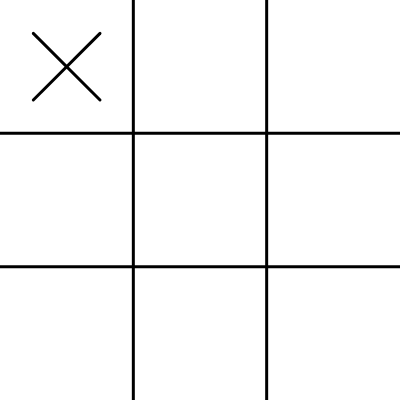
Frame 1 (no input)
Frame 2 (the mouse pressed at the canvas centre, redrawn once): identical to frame 1, image omitted

The p5.js sketch that drew this single still picture (run headless with seeded random() and noise() and a simulated clock; the mouse was pressed at the canvas centre and the sketch redrawn once):

// p5.js sketch
// ── sketch.js
// 0 = empty; 1 = X; -1 = O;
let board = [
  [0,0,0],
  [0,0,0],
  [0,0,0]
];

let bot = 1;
let human = -1;

let w;
let h;

// Game States
let winner = null;  // If there is winner game ends
let currentPlayer = bot;

function setup() {
  createCanvas(400, 400);

  w = width / 3;  // get width divided into three parts
  h = height / 3;  // get height divided into three parts

  aiMove();
  noLoop();
}

// function randomMove() {
//   if (currentPlayer == bot && winner === null) {
//     // Only when bot's turn
//     let valid = false; 

//     // Keep looping until empty space found
//     while(!valid){
//       let row = Math.floor(Math.random() * 3); // returns a random integer from 0 to 2 
//       let col = Math.floor(Math.random() * 3);

//       // If turn is valid (space not filled)
//       if (board[row][col] == 0) {
//         board[row][col] = bot;
        
//         // Check if move wins
//         checkWinner();
//         redraw();
        
//         if(winner === null) {
//           currentPlayer = human;
//         }
        
//         valid = true;  // set true to break out of loop
//       }
//     }
//   }
// }

function mouseClicked() {
  if (currentPlayer == human && winner === null) {
    // Only when human's turn is up
    let row = Math.floor(mouseY/h);  // Divide the mouse position in y axis by h and apply floor to get col index in array
    let col = Math.floor(mouseX/w);  // Divide the mouse position in x axis by w and apply floor to get row index in array

    // If turn is valid (space not filled) and the user didnt click outside canvas
    if (row < 3 && col < 3 && board[row][col] == 0) {
      board[row][col] = human;
      
      //Check if move wins
      checkWinner(); 
      redraw();
      
      if(winner === null) {
        currentPlayer = bot;
        aiMove();
      }
    }
  }
}

function checkWinner() {
  let openSpots;

  // Check Horizontal
  for (let i = 0; i < 3; i++) {
    // Add up row to see if winner. -3 means O wins. +3 means X wins. neither means no one wins
    let total = board[i][0] + board[i][1] + board[i][2];

    switch(total) {
      case -3:
        winner = "human";
        break;
      case 3:
        winner = "bot";
    }
  }

  // Check Vertical
  for (let i = 0; i < 3; i++) {
    // Add up row to see if winner. -3 means O wins. +3 means X wins. neither means no one wins
    let total = board[0][i] + board[1][i] + board[2][i];

    switch(total) {
      case -3:
        winner = "human";
        break;
      case 3:
        winner = "bot";
    }
  }

  // Check Diagnols
  let diagnol1 = board[0][0] + board[1][1] + board[2][2];
  let diagnol2 = board[0][2] + board[1][1] + board[2][0];

  switch(diagnol1) {
    case -3:
      winner = "human";
      break;
    case 3:
      winner = "bot";
  }

  switch(diagnol2) {
    case -3:
      winner = "human";
      break;
    case 3:
      winner = "bot";
  }

  // Check if Tie. If there is 0, there is open spot left. (Multiply all nums)
  let counter = 0;
  for (let i = 0; i < 3; i++) {
    let num = board[i][0] * board[i][1] * board[i][2];

    if(num !== 0) {
      counter++;
    }
  }
  if(counter === 3) {
    openSpots = false;
  }

  // return results
  if(winner === null && openSpots === false) {
    winner = "tie";
  } 
}

function draw() {
  background(255);
  strokeWeight(3);
  
  // Create grid lines for tic tac toe
  line(w, 0, w, height);
  line(w * 2, 0, w * 2, height);
  line(0, h, width, h);
  line(0, h * 2, width, h * 2);

  for (let i = 0; i < 3; i++) {
    for (let j = 0; j < 3; j++) {
      // *(0,0) starts at top right corner of canvas*
      let x = w * j + w/2;  // move x pointer based off of col number. Lastly, add half of w to move pointer center
      let y = h * i + h/2;  // move y pointer based off of row number Lastly, add half of h to move pointer center
      
      let mark = board[i][j];
    
      // 1 = X; -1 = O;
      if (mark == 1) {
        let r = w/4;  // divide into 4 parts and use for creating the lines
        line(x - r, y - r, x + r, y + r);  // move pointer to make line using xr (x1,y1,x2,y2) 
        line(x + r, y - r, x - r, y + r);
      } else if (mark == -1) {
        noFill();
        ellipse(x,y,w/1.6);
      }
    }
  }

  if(winner !== null) {
    console.log(winner);
  }
}
// ── minimax.js
function aiMove() {
    let bestScore = -Infinity;
    let move;

    // For every move
    for (let i = 0; i < 3; i++) {
        for (let j = 0; j < 3; j++) {
            // If turn is valid (space not filled)
            if (board[i][j] == 0) {
                // Begin minimax
                board[i][j] = bot;
                let score = minimax(0, false);
                board[i][j] = 0;

                if(score > bestScore) {
                    bestScore = score;
                    move = { i ,j };
                }
            }
        }
    }

    board[move.i][move.j] = bot;

    // Check if move wins
    checkWinner();
    redraw();

    if(winner === null) {
        currentPlayer = human;
    }
}

let scores = {
    "bot" : 10,
    "human" : -10,
    "tie" : 0
}

function minimax(depth, isMaximizing) {
    checkWinner();
    
    // When reaches game over state
    if(winner !== null){
        let score = scores[winner];
        winner = null; // Reset winner state
        return score;
    }

    if(isMaximizing) {
        let bestScore = -Infinity; 
        
        // For every move
        for (let i = 0; i < 3; i++) {
            for (let j = 0; j < 3; j++) {
                // If turn is valid (space not filled)
                if (board[i][j] == 0) {
                    // Begin minimax
                    board[i][j] = bot;
                    let score = minimax(depth + 1, false);
                    board[i][j] = 0;

                    bestScore = max(score, bestScore);
                }
            }
        }
        return bestScore;
    }

    if(!isMaximizing) {
        let bestScore = Infinity; 
        
        // For every move
        for (let i = 0; i < 3; i++) {
            for (let j = 0; j < 3; j++) {
                // If turn is valid (space not filled)
                if (board[i][j] == 0) {
                    // Begin minimax
                    board[i][j] = human;
                    let score = minimax(depth + 1, true);
                    board[i][j] = 0;

                    bestScore = min(score, bestScore);
                }
            }
        }
        return bestScore;
    }

}

function minimize() {

}

function maximize() {

}
